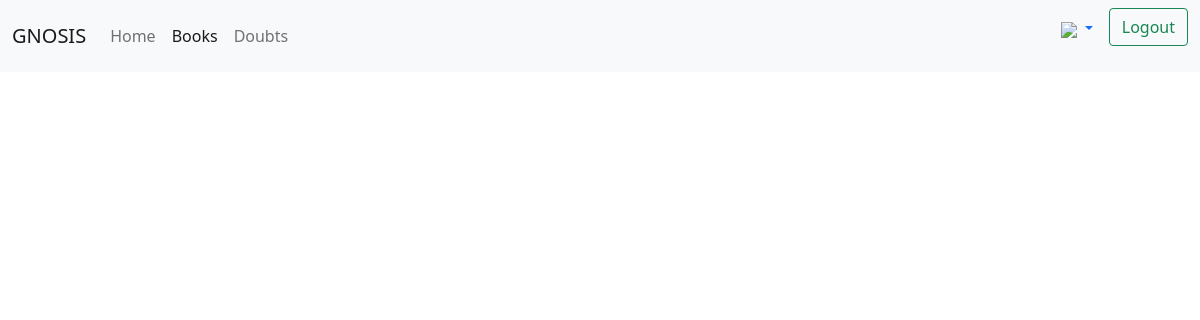
Before: /all-books (signed in) with the older database file.
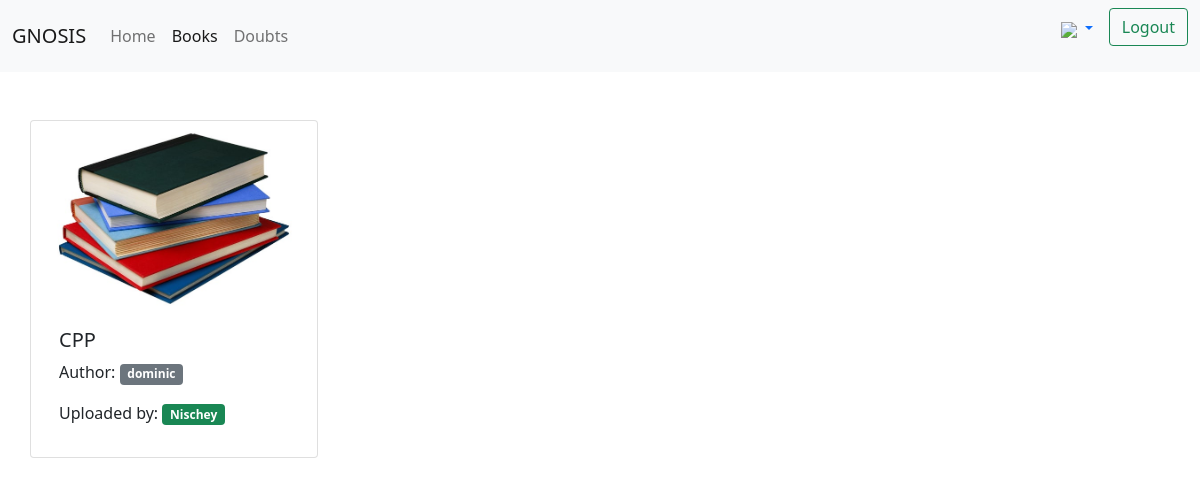
After: the same page with the newer database file.
### mainapp/models.py (models this page shows, shortened)
class book(models.Model):
    name = models.CharField(max_length = 200)
    author = models.CharField( max_length = 100 )
    uploaded_by = models.ForeignKey( 'appuser' , on_delete = models.CASCADE)
    thumbnail = models.ImageField(upload_to = "thumbnail/" , default = 'default_thumbnail.jpg')
    bookpdf = models.FileField(upload_to= "book/")
    no_of_pages = models.IntegerField()
    tags = TaggableManager()

class appuser(models.Model):
    username = models.CharField(max_length=15)
    name = models.CharField(max_length=15)
    email = models.EmailField()
    slug = models.SlugField()
    userimage = models.ImageField(upload_to = "userimage/",default='default_profile.jpg')
    tags = TaggableManager()
    def __str__(self):
        return self.name

### mainapp/views.py (the view)
# urls.py: path('all-books',   views.all_books,    name="all_books"),
def all_books(request):
    context = {
        'object' : book.objects.all(),
    }
    return render(request, 'all_books.html', context)

### templates/all_books.html (shortened to what this page needs)
{% extends 'base.html' %}
{% block content %}
<div class="container">
    <div class="row my-5">
        {% for obj in object %}
        <div class="card col-md-4" style="width: 18rem;">
            <img src="{{obj.thumbnail.url}}" class="card-img-top" alt="{{obj.name}}">
            <div class="card-body">
                <h5 class="card-title">{{obj.name}}</h5>
                <p class="card-text">Author: <span class="badge bg-secondary">{{obj.author}}</span></p>
                <p class="card-text">Uploaded by:  <a href="#"><span class="badge bg-success">{{obj.uploaded_by}}</span></p></a>
            </div>
          </div>
        {% endfor %}
    </div>
</div>
{% endblock %}

### templates/base.html (shortened to what this page needs)
<!doctype html>
<html lang="en">
<head>
  <link href="https://cdn.jsdelivr.net/npm/bootstrap@5.0.0-beta2/dist/css/bootstrap.min.css" rel="stylesheet"
>
</head>
<body>
  <nav class="navbar navbar-expand-lg navbar-light bg-light">
    <div class="container-fluid">
      <a class="navbar-brand" href="#">GNOSIS</a>
      <div class="collapse navbar-collapse" id="navbarSupportedContent">
        <ul class="navbar-nav me-auto mb-2 mb-lg-0">
          <li class="nav-item">
            <a class="nav-link" id="home" aria-current="page" href="{% url 'home' %}">Home</a>
          </li>
          <li class="nav-item">
            <a class="nav-link" id="books" aria-current="page" href="{% url 'all_books' %}">Books</a>
          </li>
          <li class="nav-item">
            <a class="nav-link" id="doubts" aria-current="page" href="{% url 'all_doubts' %}">Doubts</a>
          </li>
        </ul>
        <div class="d-flex">
          {% if request.user.is_authenticated %}
          <ul style="list-style: none;">
            <li class="nav-item dropdown">
              <a class="nav-link dropdown-toggle" href="#" id="navbarDropdown" role="button" data-bs-toggle="dropdown"
                aria-expanded="false">
                <img src="https://img.icons8.com/ios/30/000000/gender-neutral-user.png" />
              </a>
            </li>
          </ul>
          <a href="{% url 'logout' %}">
            <button type="button" class="btn btn-outline-success">
              Logout
            </button>
          </a>
          {% else %}
          <a href="{% url 'login' %}">
            <button type="button" class="btn btn-outline-success">
              Login
            </button>
          </a>
          {% endif %}
        </div>
      </div>
    </div>
  </nav>
  {% block content %}
  {% endblock %}
</body>
</html>

Changed rows visible on the page:
added book: thumbnail (placeholder picture), name "CPP", author "dominic", uploaded_by "Nischey"
